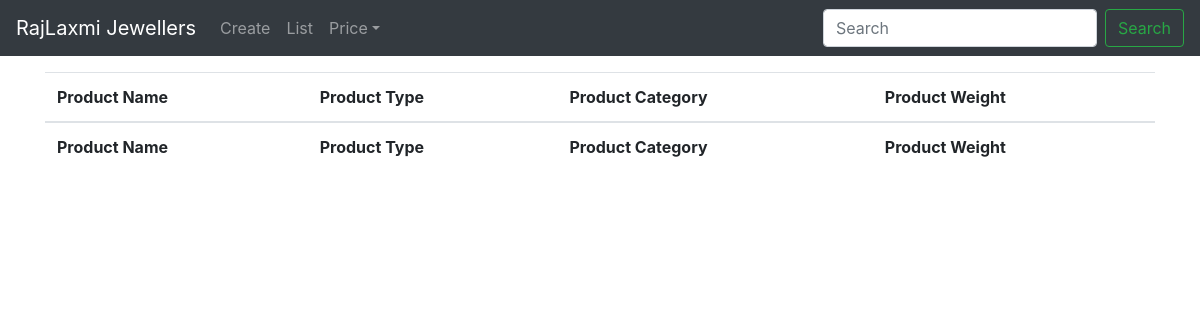
The app's page /product/list/, older data.
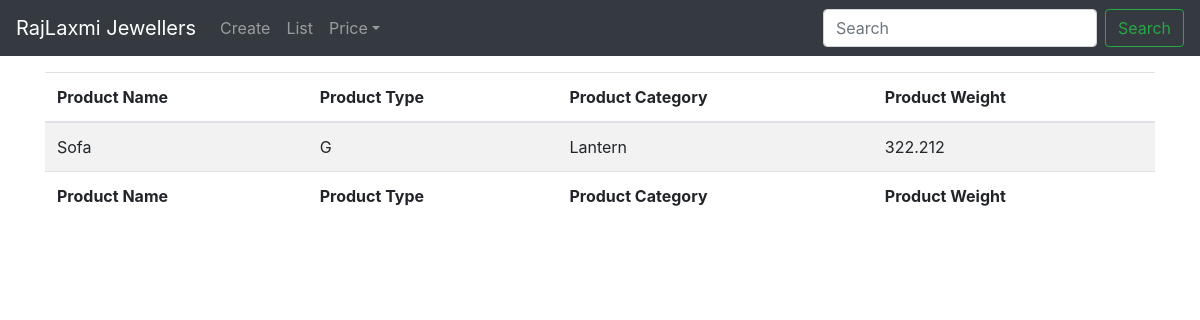
The same page, newer data.
### product/models.py (models this page shows)
class Product(models.Model):
	p_type = [("G", "Gold"), ("S", "Silver"), ("O", "Other")]
	product_name = models.CharField(max_length=50, )
	product_type = models.CharField(max_length=1, choices=p_type)
	product_category = models.ForeignKey(ProductCategory, on_delete=models.CASCADE)
	product_weight = models.DecimalField(max_digits=21, decimal_places=3)

class ProductCategory(models.Model):
	product_category = models.CharField(max_length=50, )
	def __str__(self):
		return f"{self.product_category}"

### product/views.py (the view)
# urls.py: path("list/", ListProductView.as_view(), name="product-list"),
class ListProductView(ListView):
	model = Product

### product/templates/product/product_list.html (shortened to what this page needs)
{% extends "base.html" %}
{% block content %}
<table id="price_table" class="table table-hover table-striped" style="width:100%">
	<thead>
		<tr>
			<th>Product Name</th>
			<th>Product Type</th>
			<th>Product Category</th>
			<th>Product Weight</th>
		</tr>
	</thead>
	<tbody>
		{% for product in object_list %}
			<tr>
				<td>{{ product.product_name }}</td>
				<td>{{ product.product_type }}</td>
				<td>{{ product.product_category }}</td>
				<td>{{ product.product_weight }}</td>
			</tr>
		{% endfor %}
	</tbody>
	<tfoot>
		<tr>
			<th>Product Name</th>
			<th>Product Type</th>
			<th>Product Category</th>
			<th>Product Weight</th>
		</tr>
	</tfoot>
</table>
{% endblock content %}

Row changes from the older to the newer data that the page shows:
added Product: product_name "Sofa", product_type "G", product_category "Lantern", product_weight "322.212"
